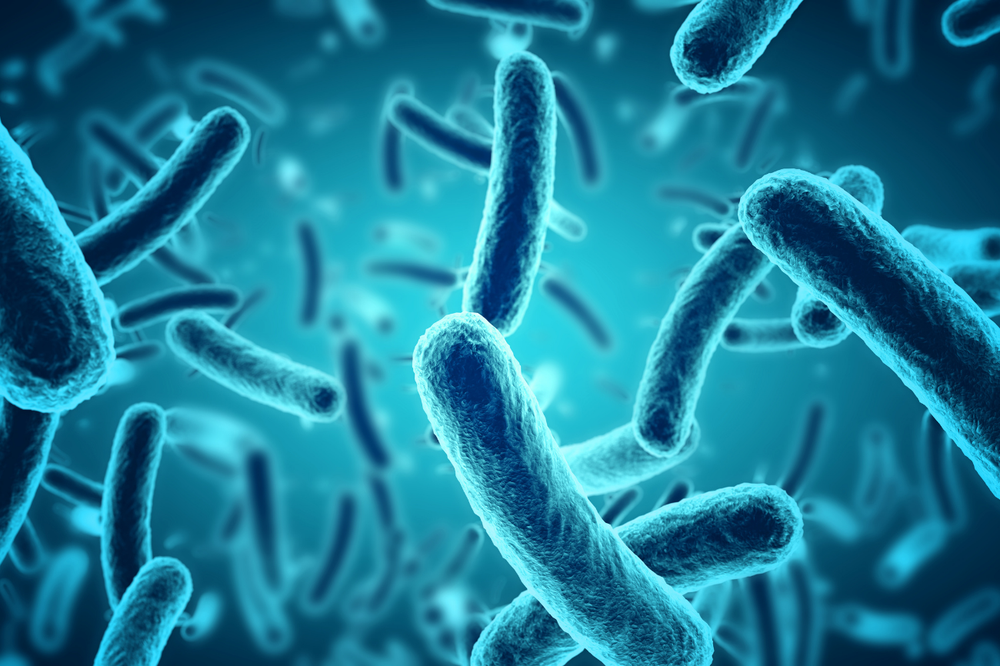
#> input picture Learning/ImageHistogram/bacteria.png, 1000 x 666 px, shrunk from 1300 x 866 before the run
$ jupyter execute image.ipynb
#> lines starting #> are read from the running program, lines starting #| are printed output that depends on the picture
[cell 1]
from PIL import Image
import matplotlib.pyplot as plt
import numpy as np

# Read the image
image_path = "bacteria.png"  # Update with your image path
image = Image.open(image_path)
#> image is the input picture: PIL image 1000x666 RGBA; mean R, G, B, A 27.9, 123.8, 151, 255

ci_array = np.array(image)
flattened_array = ci_array.flatten()

# Plot original image
plt.subplot(2, 1, 1)
plt.imshow(image)
plt.title("Original Image")
plt.axis("off")


plt.figure(figsize=(8, 6))
plt.hist(flattened_array, bins=256, range=(0, 255), histtype='step', color='black')
plt.title("Histogram of Color Image")
plt.xlabel("Pixel Value")
plt.ylabel("Frequency")
plt.show()
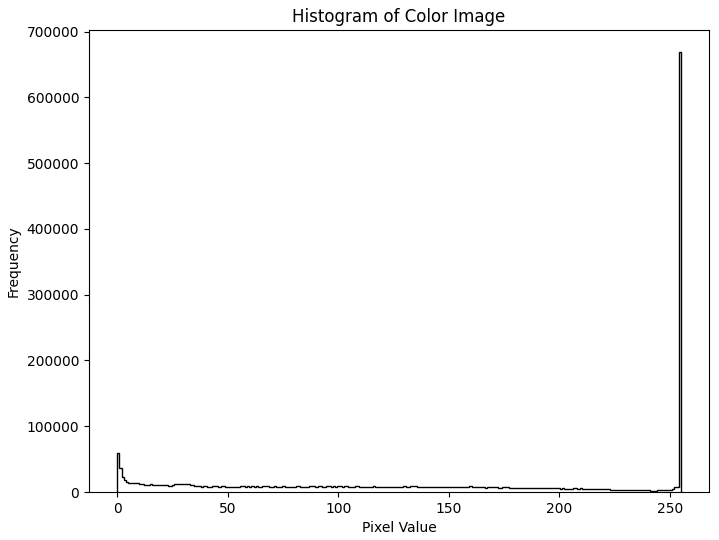
#> figure drawn by matplotlib, 1 panel

# Convert the image to black and white
bw_image = image.convert("L")
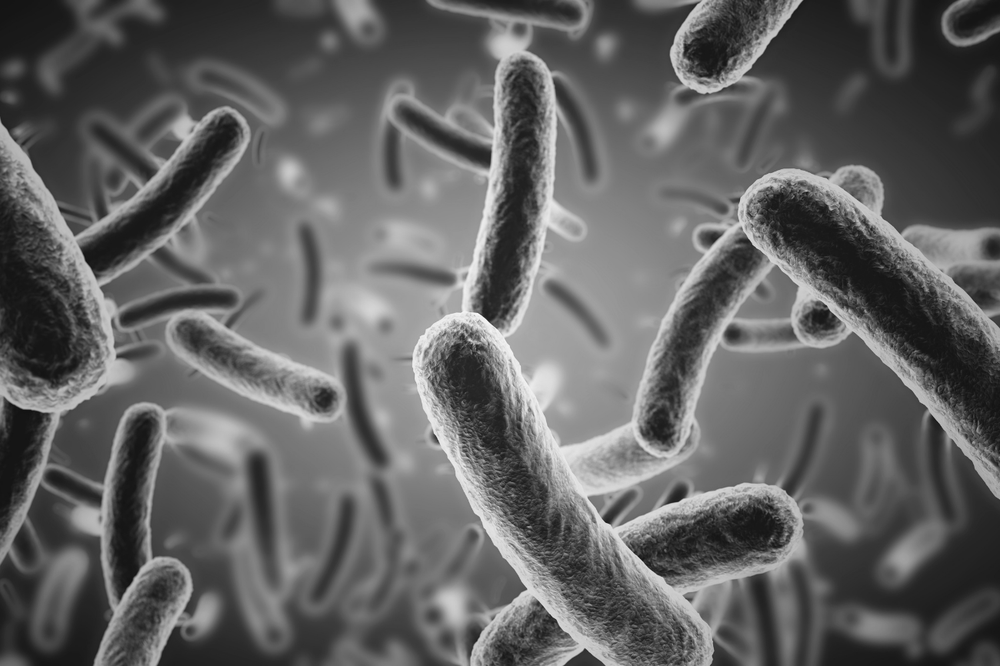
#> bw_image: PIL image 1000x666 L; min 15, max 253, mean 98.2
# Convert the image to a NumPy array
bw_array = np.array(bw_image)

# Flatten the array
flattened_array = bw_array.flatten()

# Plot black and white image
plt.subplot(2, 1, 2)
plt.imshow(bw_image, cmap="gray")
plt.title("Black and White Image")
plt.axis("off")

# Visualize the histogram
plt.figure(figsize=(8, 6))
plt.hist(flattened_array, bins=256, range=(0, 255), histtype='step', color='black')
plt.title("Histogram of Black and White Image")
plt.xlabel("Pixel Value")
plt.ylabel("Frequency")
plt.show()
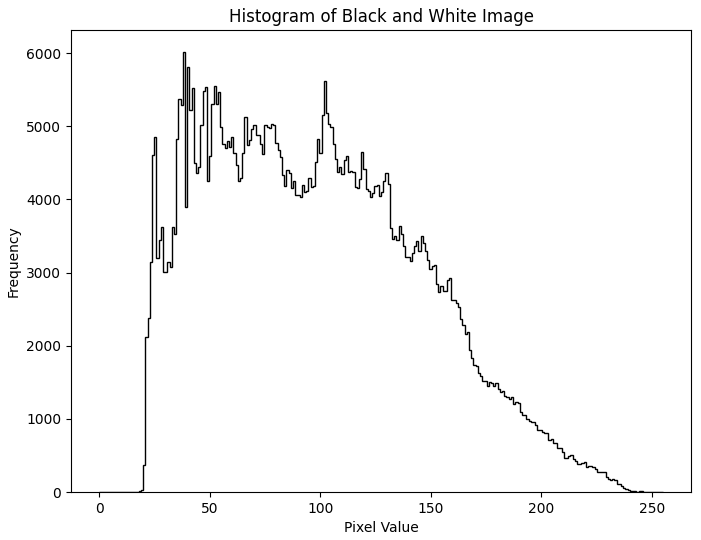
#> figure drawn by matplotlib, 1 panel
